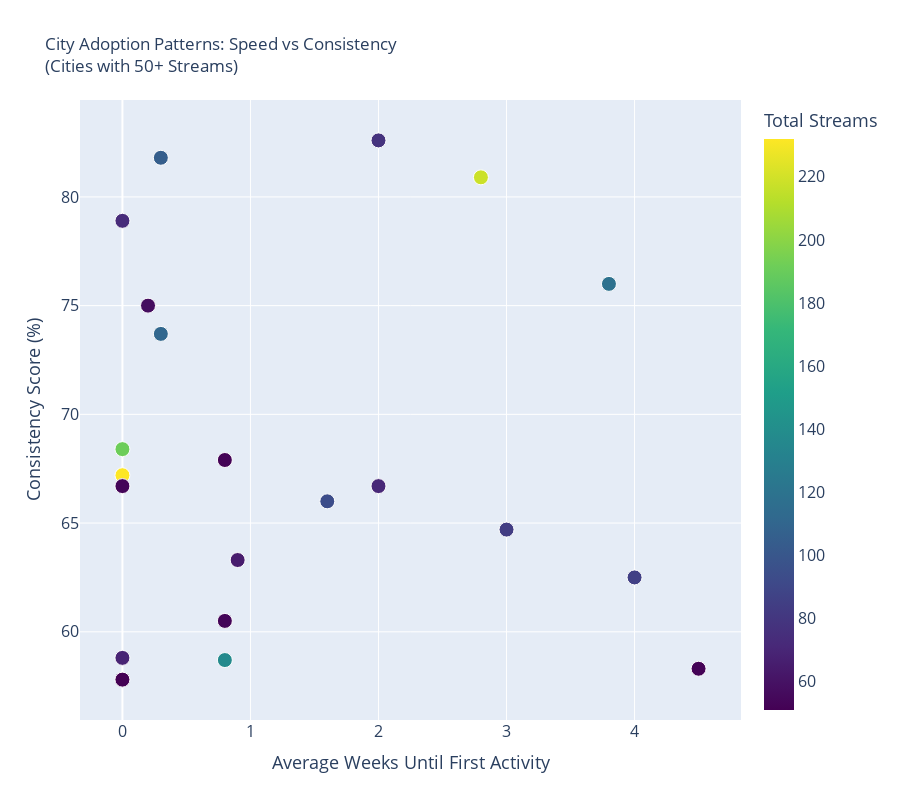
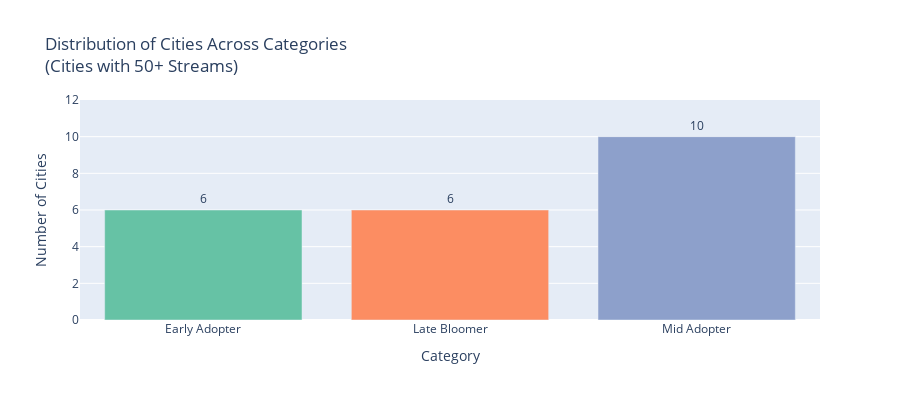

The cell these charts' notebook holds for them, in order:
### Code cell
# This will show all the visualizations and printed output
city_metrics, song_metrics, category_metrics = analyze_peaks_by_city()

### Figure 1 — Plotly figure (JSON) as saved in the notebook; plotly's stock layout.template omitted (floating-point values rounded to 4 significant figures)
{"data": [{"customdata": [[67.2, 0, 232, "Early Adopter"], [80.9, 2.8, 218, "Late Bloomer"], [76, 3.8, 118, "Late Bloomer"], [73.7, 0.3, 111, "Mid Adopter"], [81.8, 0.3, 105, "Mid Adopter"], [82.6, 2, 78, "Mid Adopter"], [58.7, 0.8, 137, "Mid Adopter"], [68.4, 0, 191, "Early Adopter"], [63.3, 0.9, 65, "Mid Adopter"], [78.9, 0, 73, "Early Adopter"], [66.7, 0, 53, "Early Adopter"], [62.5, 4, 86, "Late Bloomer"], [64.7, 3, 84, "Late Bloomer"], [75, 0.2, 57, "Mid Adopter"], [66.7, null, 55, "Late Bloomer"], [60.5, 0.8, 53, "Mid Adopter"], [58.8, 0, 69, "Early Adopter"], [66.7, 2, 71, "Mid Adopter"], [67.9, 0.8, 52, "Mid Adopter"], [66, 1.6, 94, "Mid Adopter"], [57.8, 0, 51, "Early Adopter"], [58.3, 4.5, 52, "Late Bloomer"]], "hovertemplate": "<b>%{hovertext}</b><br>Consistency: %{customdata[0]:.1f}%<br>Weeks to First Stream: %{customdata[1]:.1f}<br>Total Streams: %{customdata[2]:,.0f}<br>Category: %{customdata[3]}<extra></extra>", "hovertext": ["Denver", "Chicago", "Seattle", "Atlanta", "Portland", "Detroit", "Toronto", "New York City", "Nashville", "Charlotte", "Minneapolis", "Los Angeles", "San Jose", "Boston", "Vancouver", "St. Louis", "London", "Dallas", "Sacramento", "Tokyo", "Las Vegas", "Paris"], "legendgroup": "", "marker": {"color": [232, 218, 118, 111, 105, 78, 137, 191, 65, 73, 53, 86, 84, 57, 55, 53, 69, 71, 52, 94, 51, 52], "coloraxis": "coloraxis", "line": {"color": "white", "width": 1}, "size": 15, "sizemode": "area", "sizeref": 0.2578, "symbol": "circle"}, "mode": "markers", "name": "", "orientation": "v", "showlegend": false, "type": "scatter", "x": [0.0, 2.8, 3.8, 0.3, 0.3, 2.0, 0.8, 0.0, 0.9, 0.0, 0.0, 4.0, 3.0, 0.2, NaN, 0.8, 0.0, 2.0, 0.8, 1.6, 0.0, 4.5], "xaxis": "x", "y": [67.2, 80.9, 76.0, 73.7, 81.8, 82.6, 58.7, 68.4, 63.3, 78.9, 66.7, 62.5, 64.7, 75.0, 66.7, 60.5, 58.8, 66.7, 67.9, 66.0, 57.8, 58.3], "yaxis": "y"}], "layout": {"coloraxis": {"colorbar": {"tickfont": {"size": 16}, "title": {"font": {"size": 18}, "text": "Total Streams"}}, "colorscale": [[0, "#440154"], [0.1111, "#482878"], [0.2222, "#3e4989"], [0.3333, "#31688e"], [0.4444, "#26828e"], [0.5556, "#1f9e89"], [0.6667, "#35b779"], [0.7778, "#6ece58"], [0.8889, "#b5de2b"], [1, "#fde725"]]}, "height": 800, "legend": {"itemsizing": "constant", "tracegroupgap": 0}, "showlegend": false, "title": {"text": "City Adoption Patterns: Speed vs Consistency<br>(Cities with 50+ Streams)"}, "xaxis": {"anchor": "y", "domain": [0, 1], "tickfont": {"size": 16}, "title": {"font": {"size": 18}, "text": "Average Weeks Until First Activity"}}, "yaxis": {"anchor": "x", "domain": [0, 1], "tickfont": {"size": 16}, "title": {"font": {"size": 18}, "text": "Consistency Score (%)"}}}}

### Figure 2 — Plotly figure (JSON) as saved in the notebook; plotly's stock layout.template omitted (floating-point values rounded to 4 significant figures)
{"data": [{"customdata": [[111.5]], "hovertemplate": "<b>%{x}</b><br>Number of Cities: %{y}<br>Average Streams per City: %{customdata[0]:,.0f}<extra></extra>", "legendgroup": "Early Adopter", "marker": {"color": "rgb(102,194,165)", "pattern": {"shape": ""}}, "name": "Early Adopter", "orientation": "v", "showlegend": true, "textposition": "outside", "texttemplate": "%{y}", "type": "bar", "x": ["Early Adopter"], "xaxis": "x", "y": [6], "yaxis": "y"}, {"customdata": [[102.2]], "hovertemplate": "<b>%{x}</b><br>Number of Cities: %{y}<br>Average Streams per City: %{customdata[0]:,.0f}<extra></extra>", "legendgroup": "Late Bloomer", "marker": {"color": "rgb(252,141,98)", "pattern": {"shape": ""}}, "name": "Late Bloomer", "orientation": "v", "showlegend": true, "textposition": "outside", "texttemplate": "%{y}", "type": "bar", "x": ["Late Bloomer"], "xaxis": "x", "y": [6], "yaxis": "y"}, {"customdata": [[82.3]], "hovertemplate": "<b>%{x}</b><br>Number of Cities: %{y}<br>Average Streams per City: %{customdata[0]:,.0f}<extra></extra>", "legendgroup": "Mid Adopter", "marker": {"color": "rgb(141,160,203)", "pattern": {"shape": ""}}, "name": "Mid Adopter", "orientation": "v", "showlegend": true, "textposition": "outside", "texttemplate": "%{y}", "type": "bar", "x": ["Mid Adopter"], "xaxis": "x", "y": [10], "yaxis": "y"}], "layout": {"barmode": "relative", "height": 400, "legend": {"title": {"text": "category"}, "tracegroupgap": 0}, "margin": {"t": 100}, "showlegend": false, "title": {"text": "Distribution of Cities Across Categories<br>(Cities with 50+ Streams)"}, "xaxis": {"anchor": "y", "categoryarray": ["Early Adopter", "Late Bloomer", "Mid Adopter"], "categoryorder": "array", "domain": [0, 1], "title": {"text": "Category"}}, "yaxis": {"anchor": "x", "domain": [0, 1], "range": [0, 12], "title": {"text": "Number of Cities"}}}}
